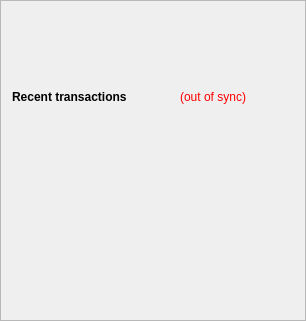
        <widget class="QFrame" name="frame_2">
         <property name="sizePolicy">
          <sizepolicy hsizetype="Fixed" vsizetype="Fixed">
           <horstretch>0</horstretch>
           <verstretch>0</verstretch>
          </sizepolicy>
         </property>
         <property name="minimumSize">
          <size>
           <width>302</width>
           <height>321</height>
          </size>
         </property>
         <property name="frameShape">
          <enum>QFrame::StyledPanel</enum>
         </property>
         <property name="frameShadow">
          <enum>QFrame::Raised</enum>
         </property>
         <layout class="QVBoxLayout" name="verticalLayout">
          <item>
           <spacer name="verticalSpacer_3">
            <property name="orientation">
             <enum>Qt::Vertical</enum>
            </property>
            <property name="sizeType">
             <enum>QSizePolicy::Preferred</enum>
            </property>
            <property name="sizeHint" stdset="0">
             <size>
              <width>20</width>
              <height>75</height>
             </size>
            </property>
           </spacer>
          </item>
          <item>
           <layout class="QHBoxLayout" name="horizontalLayout_2">
            <item>
             <widget class="QLabel" name="label_4">
              <property name="minimumSize">
               <size>
                <width>143</width>
                <height>20</height>
               </size>
              </property>
              <property name="font">
               <font>
                <weight>75</weight>
                <bold>true</bold>
               </font>
              </property>
              <property name="text">
               <string>Recent transactions</string>
              </property>
             </widget>
            </item>
            <item>
             <widget class="QLabel" name="labelTransactionsStatus">
              <property name="minimumSize">
               <size>
                <width>85</width>
                <height>20</height>
               </size>
              </property>
              <property name="cursor">
               <cursorShape>WhatsThisCursor</cursorShape>
              </property>
              <property name="toolTip">
               <string>The displayed information may be out of date. Your wallet automatically synchronizes with the BlocknetDX network after a connection is established, but this process has not completed yet.</string>
              </property>
              <property name="styleSheet">
               <string notr="true">QLabel { color: red; }</string>
              </property>
              <property name="text">
               <string notr="true">(out of sync)</string>
              </property>
              <property name="alignment">
               <set>Qt::AlignRight|Qt::AlignTrailing|Qt::AlignVCenter</set>
              </property>
             </widget>
            </item>
            <item>
             <spacer name="horizontalSpacer">
              <property name="orientation">
               <enum>Qt::Horizontal</enum>
              </property>
              <property name="sizeHint" stdset="0">
               <size>
                <width>40</width>
                <height>20</height>
               </size>
              </property>
             </spacer>
            </item>
           </layout>
          </item>
          <item>
           <widget class="QListView" name="listTransactions">
            <property name="minimumSize">
             <size>
              <width>282</width>
              <height>192</height>
             </size>
            </property>
            <property name="styleSheet">
             <string notr="true">QListView { background: transparent; }</string>
            </property>
            <property name="frameShape">
             <enum>QFrame::NoFrame</enum>
            </property>
            <property name="verticalScrollBarPolicy">
             <enum>Qt::ScrollBarAlwaysOff</enum>
            </property>
            <property name="horizontalScrollBarPolicy">
             <enum>Qt::ScrollBarAlwaysOff</enum>
            </property>
            <property name="selectionMode">
             <enum>QAbstractItemView::NoSelection</enum>
            </property>
           </widget>
          </item>
         </layout>
        </widget>
